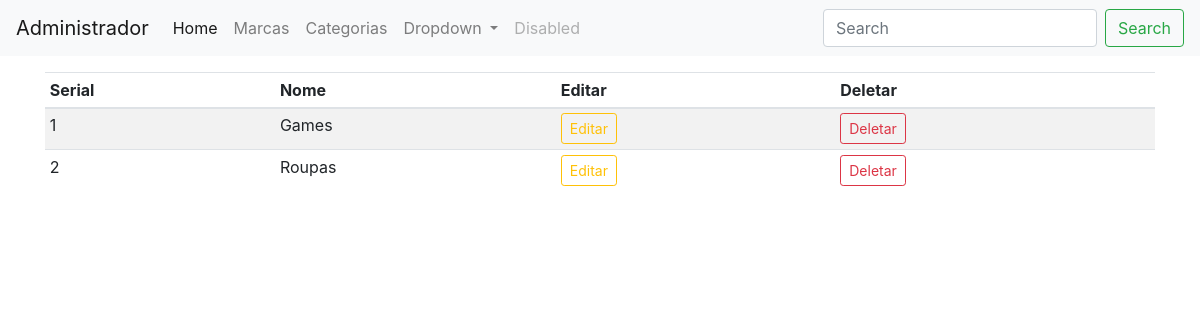
Page /categorias (signed in) on the earlier database version.
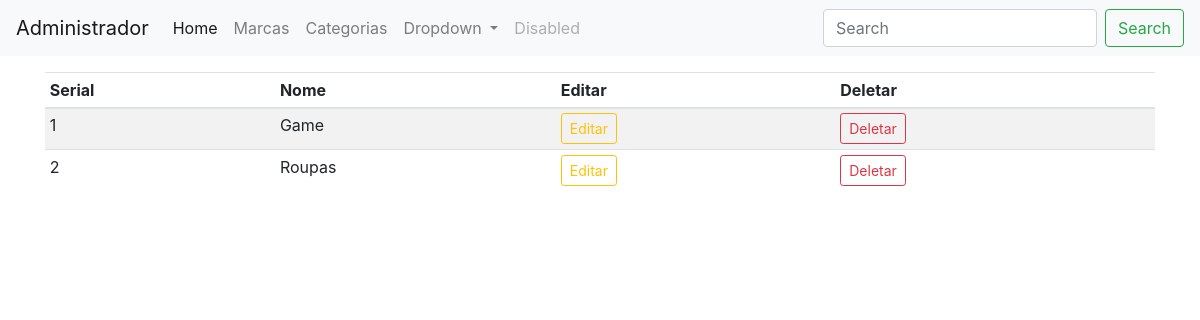
Same page on the later database version.
### shop/products/models.py (models this page shows)
class Categorias(db.Model):
    id = db.Column(db.Integer, primary_key=True)
    name = db.Column(db.String(30), nullable=False, unique=True)

### shop/admin/routes.py (the view)
@app.route('/categorias')
def categorias():
    if 'email' not in session:
        flash(f'Por favor, faça o login antes.', 'success')
        return redirect(url_for('login'))
    categorias = Categorias.query.order_by(Categorias.id.desc()).all()
    return render_template("admin/classificacoes.html", escopo='categorias', categorias=categorias, title='Gestão de Categorias')

### shop/templates/admin/classificacoes.html (shortened to what this page needs)
{% extends 'layouts.html' %}
{% block content %}
<nav class="navbar navbar-expand-lg navbar-light bg-light">
  <a class="navbar-brand" href="/admin">Administrador</a>
  <div class="collapse navbar-collapse" id="navbarSupportedContent">
    <ul class="navbar-nav mr-auto">
      <li class="nav-item active">
        <a class="nav-link" href="/admin">Home <span class="sr-only">(current)</span></a>
      </li>
      <li class="nav-item">
        <a class="nav-link" href="/marcas">Marcas</a>
      </li>
      <li class="nav-item">
        <a class="nav-link" href="/categorias">Categorias</a>
      </li>
      <li class="nav-item dropdown">
        <a class="nav-link dropdown-toggle" href="#" id="navbarDropdown" role="button" data-toggle="dropdown" aria-haspopup="true" aria-expanded="false">
          Dropdown
        </a>
      </li>
      <li class="nav-item">
        <a class="nav-link disabled" href="#">Disabled</a>
      </li>
    </ul>
    <form class="form-inline my-2 my-lg-0">
      <input class="form-control mr-sm-2" type="search" placeholder="Search" aria-label="Search">
      <button class="btn btn-outline-success my-2 my-sm-0" type="submit">Search</button>
    </form>
  </div>
</nav>
<div class="container mt-3">
  <table class="table table-sm table-striped">
    <thead>
      <th>Serial</th>
      <th>Nome</th>
      <th>Editar</th>
      <th>Deletar</th>
    </thead>
    <tbody>
      {% if escopo == 'marcas' %}
      {% for marca in marcas %}
      <tr>
        <td>{{loop.index}}</td>
        <td>{{marca.name}}</td>
        <td><a href="{{url_for('updatemarca', id=marca.id)}}" class="btn btn-sm btn-outline-warning">Editar</a></td>
        <td><a href="" class="btn btn-sm btn-outline-danger">Deletar</a></td>
      </tr>
    {% endfor %}
    {% elif escopo == 'categorias' %}
    {% for categoria in categorias %}
      <tr>
        <td>{{loop.index}}</td>
        <td>{{categoria.name}}</td>
        <td><a href="{{url_for('updatecategoria', id=categoria.id)}}" class="btn btn-sm btn-outline-warning">Editar</a></td>
        <td><a href="" class="btn btn-sm btn-outline-danger">Deletar</a></td>
      </tr>
    {% endfor %}
    {% endif %}
  </tbody>
</table>
</div>
{% endblock content %}

### shop/templates/layouts.html (shortened to what this page needs)
<!doctype html>
<html lang="en">
<head>
  <link rel="stylesheet" href="{{url_for('static', filename='css/dark-mode.css')}}">
  <link rel="stylesheet" href="{{url_for('static', filename='css/bootstrap.min.css')}}">
</head>
<body>
  {% block content %}
  {% endblock content %}
</body>
</html>

### shop/static/css/dark-mode.css (style rules this page uses)
body { color: #1a1a1a; background-color: #222; }
a { color: #ff0; }
.btn { color: #fff; background-color: #444; }

Differences in the rows shown:
changed Categorias: name "Games" → "Game"
